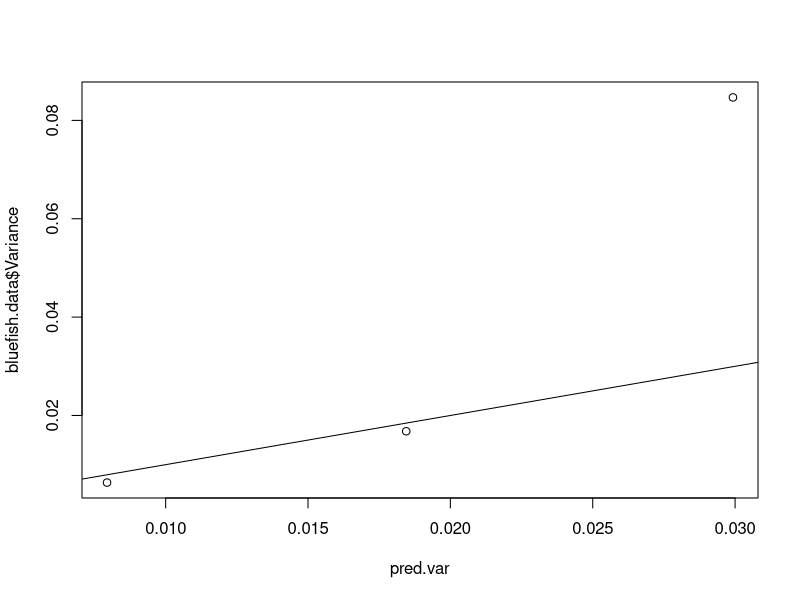

Source code (R):
### extracting data from Bell1999Bluefish
### set working directory

setwd('/media/kyle/KEC_External/Documents/Data/SwitchingAndIndVar/DataFromGraphs/')

### load libraries

library(dplyr)

### load data

bluefish.data <- read.csv('Bell1999Bluefish.csv')

colnames(bluefish.data)[1] <- 'RelativeDensity'

### relative preference is 0.18 from the 1:1 trial

### estimate the magnitude of variance at each of the densities

# get the variances from the standard errors
# var = (SE * sqrt(n))^2. n in this study is 3.

bluefish.data$Variance <- (bluefish.data$StandardError * sqrt(3))^2

# calculate what the expected variance is. Variance of a proportion is
# p(1-p)/n where n is the number of trials/number prey eaten.

# calculate p for each of the relative densities

calcp <- function(rel.pref, rel.density) {
  rel.pref*rel.density/(rel.pref*rel.density + ((1 - rel.pref) * (1 - rel.density)))
}

estimated.p <- calcp(rel.pref = 0.18, rel.density = bluefish.data$RelativeDensity)

# number of total feeding events for each trial is 8, from data reported on number of attacks and proportion of successes

pred.var <- estimated.p*(1-estimated.p)/8

# examine relationship between observed and predicted variances

plot(x = pred.var, y = bluefish.data$Variance)
abline(a = 0, b = 1)

### get confidence intervals for variance estimates

# function to calculate confidence intervals

GenCI <- function(p.vec, n.samples, n.events, n.sim) {
  
  quant.data <- matrix(nrow = length(p.vec), ncol = 3)
  
  for(j in 1:length(p.vec)){
    mat <- matrix(nrow = n.sim, ncol = n.samples)
    for(i in 1:n.sim){
      mat[i,] <- rbinom(n = n.samples, size = n.events, prob = p.vec[j])
    }
    prop.mat <- mat/n.events
    var.vec <- apply(prop.mat, 1, var)
    quant.data[j, ] <- c(p.vec[j], quantile(var.vec, probs = c(0.025, 0.975)))
  }
  quant.data
}

GenCI(p.vec = estimated.p, n.samples = 3, n.events = 8, n.sim = 10000)
























